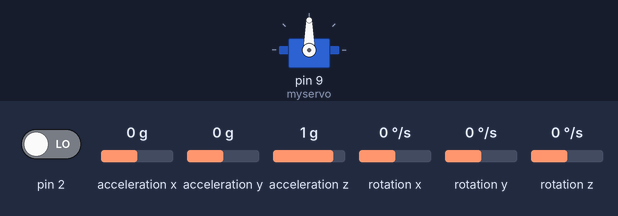
The sketch below on a simulated Arduino Uno, built with avr-gcc and run on an emulated ATmega328P. Parts: servo. Wiring (inferred from the names in the program): DS1307 clock at I2C address 0x68. The test bench sets the inputs (shaded band); at power-on: pin 2 LOW, acceleration x 0 g, acceleration y 0 g, acceleration z 1 g, rotation x 0 °/s, rotation y 0 °/s, rotation z 0 °/s. The local clock reads 2024-03-15 10:24:30 at power-on unless the sketch sets it; the sensor or clock chip raises its interrupt line as the real part does; what the sketch prints to the serial monitor is not drawn.

Above: at 4.65 s.
Timing chart, 0 to 13.2 s (numbered marks = the images above):
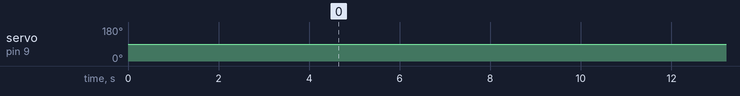

The sketch:

6DoF.ino
```cpp
/*
   Sources included in code implementation:
     http://www.tkjelectronics.com
     http://www.pitt.edu/~mpd41/Angle.ino
     https://www.google.ie/url?sa=t&rct=j&q=&esrc=s&source=web&cd=3&cad=rja&uact=8&ved=0ahUKEwjKxLPDrIjSAhVBAsAKHZY8DxkQFggrMAI&url=http%3A%2F%2Fwww.geekmomprojects.com%2Fmpu-6050-redux-dmp-data-fusion-vs-complementary-filter%2F&usg=AFQjCNGZhpCB0ZnuQ1yK7MNKn72BWPFPuA&sig2=bfmnJZdS2C-KLjzIB7jm6Q&bvm=bv.146786187,d.ZGg

*/

#include <Servo.h>
#include "Kalman.h"
#include "MPU6050_6Axis_MotionApps20.h"

#define RADIANS_TO_DEGREES 57.2958 // 180/3.14159

Servo myservo;  // create servo object to control a servo. 1000 is fully counter-clockwise, 2000 is fully clockwise, and 1500 is in the middle.
int pos = 1500;    // variable to store the servo position
int servo_tilt = 500;
long interval = 5;  //in milliseconds
long previousMillis;
boolean up = true;

//  DMP Variables
MPU6050 mpu;
Quaternion q;
VectorFloat gravity;
float ypr[3];
bool dmpReady = false;  // set true if DMP init was successful
uint8_t mpuIntStatus;   // holds actual interrupt status byte from MPU
uint8_t devStatus;      // return status after each device operation (0 = success, !0 = error)
uint16_t packetSize;    // expected DMP packet size (default is 42 bytes)
uint16_t fifoCount;     // count of all bytes currently in FIFO
uint8_t fifoBuffer[64]; // FIFO storage buffer

Kalman kalmanX; // Create the Kalman instances
Kalman kalmanY;

const int MPU_addr = 0x68;
const int FS_SEL = 0;         // Default sensitiviy full scale range
int16_t AcX, AcY, AcZ, Tmp, GyX, GyY, GyZ; //These will be the raw data from the MPU6050.
double roll, pitch, gyroXrate, gyroYrate;
double alpha = 0.98;
double compAngleX, compAngleY; // Calculated angles in the complementary filter
double kalAngleX, kalAngleY; // Calculated angle using a Kalman filter
double GYRO_FACTOR = 131.0 / (FS_SEL + 1);  // Default sensitiviy full scale range factor
double timeStamp;
double DMP_roll, DMP_pitch, DMP_yaw;
uint32_t timer;

// calibrate the gyroscope sensor and accelerometer readings
float    base_x_gyro = 0;
float    base_y_gyro = 0;
float    base_z_gyro = 0;
float    base_x_accel = 0;
float    base_y_accel = 0;
float    base_z_accel = 0;

void set_last_read_angle_data(float x, float y, float x_gyro, float y_gyro) {
  AcX = x;
  AcY = y;
  GyX = x_gyro;
  GyY = y_gyro;
}

// INTERRUPT DETECTION ROUTINE //////////////////////////
volatile bool mpuInterrupt = false;     // indicates whether MPU interrupt pin has gone high
void dmpDataReady() {
  mpuInterrupt = true;
}


// CALIBRATION_ROUTINE /////////////
void calibrate_sensors() {
  int num_readings = 1000;
  int16_t ax = AcX;
  int16_t ay = AcY;
  int16_t az = AcZ;
  int16_t gx = GyX;
  int16_t gy = GyY;
  int16_t gz = GyZ;

  // Discard the first reading
  mpu.getMotion6(&ax, &ay, &az, &gx, &gy, &gz);

  // Read and average the raw values
  for (int i = 0; i < num_readings; i++) {
    mpu.getMotion6(&ax, &ay, &az, &gx, &gy, &gz);
    base_x_gyro += gx;
    base_y_gyro += gy;
    base_z_gyro += gz;
    base_x_accel += ax;
    base_y_accel += ay;
    base_y_accel += az;
  }
  base_x_gyro /= num_readings;
  base_y_gyro /= num_readings;
  base_z_gyro /= num_readings;
  base_x_accel /= num_readings;
  base_y_accel /= num_readings;
  base_z_accel /= num_readings;

  //set DMP offsets, see DMP [dmpbots] source
  mpu.setXGyroOffset(base_x_gyro / GYRO_FACTOR);
  mpu.setYGyroOffset(base_y_gyro / GYRO_FACTOR);
  mpu.setZGyroOffset(base_z_gyro / GYRO_FACTOR);
}

void serialFlush() {
  while (Serial.available() > 0) {
    char t = Serial.read();
  }
}

//////////////////////////////////////////////////////////////////////////////////////////

void setup() {
  myservo.attach(9);  // attaches the servo on pin 9 to the servo object
  myservo.write(90);
  previousMillis = 0;        // will store last time LED was updated

  Wire.begin();
  Serial.flush();
  Serial.end();
  Serial.begin(115200);
  mpu.initialize();
  delay(100);

  // DMP SETUP
  devStatus = mpu.dmpInitialize();
  mpu.setDMPEnabled(true);
  attachInterrupt(0, dmpDataReady, RISING);
  mpuIntStatus = mpu.getIntStatus();
  dmpReady = true;
  packetSize = mpu.dmpGetFIFOPacketSize();

  // collect the data
  Wire.requestFrom(MPU_addr, 14, true); // request a total of 14 registers
  mpu.getMotion6(&AcX, &AcY, &AcZ, &GyX, &GyY, &GyZ);

  // get calibration values for sensors
  calibrate_sensors();
  set_last_read_angle_data(0, 0, 0, 0);

  // calculate pitch and roll
  roll = atan2(AcY - base_y_accel, AcZ - base_z_accel) * RADIANS_TO_DEGREES;
  pitch = atan2(-(AcX - base_x_accel), AcZ - base_x_accel) * RADIANS_TO_DEGREES;

  // set the starting angle to this pitch and roll
  gyroXrate = roll;
  gyroYrate = pitch;
  compAngleX = roll;
  compAngleY = pitch;
  kalmanX.setAngle(roll); // Set starting angle
  kalmanY.setAngle(pitch);

  //start a timer
  timer = micros();
  timeStamp = 0.00;
}


void loop() {
  //Collect raw data
  mpu.getMotion6(&AcX, &AcY, &AcZ, &GyX, &GyY, &GyZ);

  double dt = (double)(micros() - timer) / 1000000; //stops the timer, convert to seconds from microseconds, and cast as a double
  timer = micros(); //start timer again for the next dt.
  timeStamp = timeStamp + dt;

  //orientation of the accelerometer relative to the earth in degrees
  //We will use this data to correct any cumulative errors in the orientation that the gyroscope develops.
  roll =  atan2(AcY, AcZ) * RADIANS_TO_DEGREES;
  pitch = atan2(-AcX, AcZ) * RADIANS_TO_DEGREES;

  //The gyroscope outputs angular velocities.  To convert these velocities from the raw data to deg/second, divide by GYRO_FACTOR.
  gyroXrate = (GyX - base_x_gyro) / GYRO_FACTOR;
  gyroYrate = (GyY - base_y_gyro) / GYRO_FACTOR;


  //////////////////////////////////////////////////////////////////////////////////////////////////////////////////////////////////////
  //KALMNAN FILTER
  kalAngleX = kalmanX.getAngle(roll, gyroXrate, dt); // Calculate the angle using a Kalman filter
  kalAngleY = kalmanY.getAngle(pitch, gyroYrate, dt); // Calculate the angle using a Kalman filter
  /////////////////////////////////////////////////////////////////////////////////////////////////////////////////////////////////////
  /////////////////////////////////////////////////////////////////////////////////////////////////////////////////////////////////////
  //COMPLEMENTARY FILTER
  compAngleX = alpha * (compAngleX + gyroXrate * dt) + (1 - alpha) * roll; // Calculate the angle using a Complimentary filter
  compAngleY = alpha * (compAngleY + gyroYrate * dt) + (1 - alpha) * pitch;

  ////////////////////////////////////////////////////////////////////////////////////////////////////////////////////////////////////
  /////////////////////////////////////////////////////////////////////////////////////////////////////////////////////////////////////
  //DMP
  // reset interrupt flag and get INT_STATUS byte
  mpuInterrupt = false;
  mpuIntStatus = mpu.getIntStatus();

  // get current FIFO count
  fifoCount = mpu.getFIFOCount();

  // check for overflow
  if ((mpuIntStatus & 0x10) || fifoCount == 1024) {
    mpu.resetFIFO();
    //Serial.println(F("FIFO overflow!"));

    // otherwise, check for DMP data ready interrupt
  }

  else if (mpuIntStatus & 0x02) {
    // wait for correct available data length, should be a VERY short wait
    while (fifoCount < packetSize) fifoCount = mpu.getFIFOCount();

    // read a packet from FIFO
    mpu.getFIFOBytes(fifoBuffer, packetSize);

    // track FIFO count here in case there is > 1 packet available
    fifoCount -= packetSize;

    mpu.dmpGetQuaternion(&q, fifoBuffer);
    mpu.dmpGetGravity(&gravity, &q);
    mpu.dmpGetYawPitchRoll(ypr, &q, &gravity);

  }

  DMP_roll = ypr[2] * RADIANS_TO_DEGREES;
  DMP_pitch = -ypr[1] * RADIANS_TO_DEGREES;
  DMP_yaw = ypr[0] * RADIANS_TO_DEGREES;

  Serial.print(timeStamp); Serial.print("\t");

  if (timeStamp > 40.0) { //give time to settle, especially DMP
    Serial.print(compAngleX); Serial.print("\t");
    Serial.print(compAngleY); Serial.print("\t");
    Serial.print(kalAngleX); Serial.print("\t");
    Serial.print(kalAngleY); Serial.print("\t");
    Serial.print(DMP_roll);  Serial.print("\t");
    Serial.print(DMP_pitch); Serial.print("\t");
    // Serial.print(DMP_yaw);   Serial.print("\t");

    Serial.print(gyroXrate); Serial.print("\t");
    Serial.print(gyroYrate); Serial.print("\t");
    Serial.print(roll);      Serial.print("\t");
    Serial.println(pitch);

    // Servo control ///////////////////////////////////////////////////////
    unsigned long currentMillis = millis();

    if ((currentMillis - previousMillis) >= interval) {
      previousMillis = currentMillis;

      if ( pos >= 1500 + servo_tilt) {
        up = false;
      }
      if ( pos <= 1500 - servo_tilt) {
        up = true;
      }
      if (up == true) {
        pos = pos + 10;
      }
      else {
        pos = pos - 10;
      }
      myservo.writeMicroseconds(pos);   //1000 & 2000 seems to be 45 degrees from centre, tilt of 500
    }

  }
}
```
